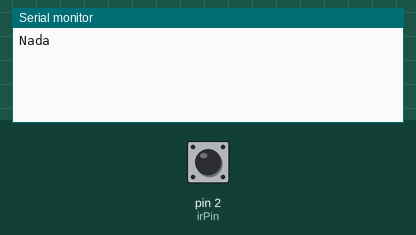
Bench run of a sketch on a simulated Arduino Uno, built with avr-gcc and run on an emulated ATmega328P. Parts: the last lines printed to the serial monitor. Inputs (shaded band) come from the test bench; at power-on: pin 2 (irPin) HIGH.

Above: at 1.2 s.
1.3 s: pin 2 (irPin) driven LOW
At 2.2 s:
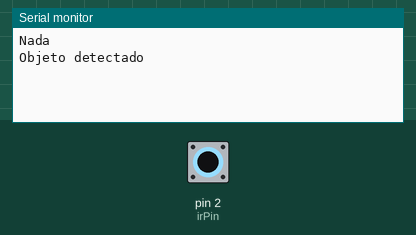
2.8 s: pin 2 (irPin) driven HIGH
At 4.0 s:
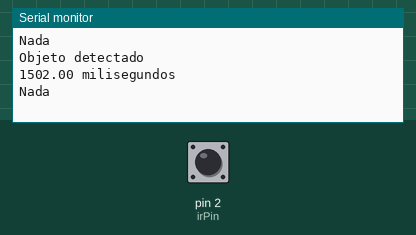
4.3 s: pin 2 (irPin) pulsed LOW 2 times (0.12 s each, 0.3 s apart)
At 4.74 s:
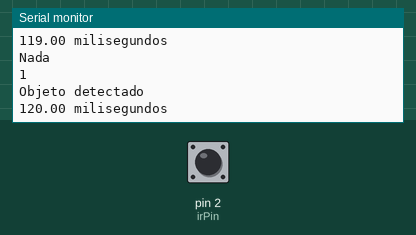

Measured:
- after the input at 1.3 s, the serial monitor: prints a new line at once (image 1)
- after the input at 2.8 s, the serial monitor: prints a new line at once (image 2)
- after the input at 4.3 s, the serial monitor: prints a new line after 0.14 s (image 3)

The sketch:

dia3.ino
```cpp
int irPin = 2;
int lerIr;
float t;
float ot;
float dt;
float tp;
float otp;
float dtp;
int cont = 0;
float tempoNada[100];
float tempos[100];
int contPretas = 0;
String MostrarVetor = "";
void setup() {
  // put your setup code here, to run once:
  pinMode(irPin, INPUT);
  Serial.begin(9600);
}

void loop() {
  //put your main code here, to run repeatedly:
  lerIr = digitalRead(irPin);
  //   Serial.println(lerIr);
  // delay(5);
  //   //t = millis();
  //    //Serial.println(t);
  //t=millis();
  if (lerIr == 0) {
    Serial.println("Objeto detectado");
    t = millis();
    while (lerIr == 0) {
      lerIr = digitalRead(irPin);

      delay(10); //necessario para que nao crash o codigo no loop
      ot = millis();
    }
    dt = (ot - t);
    //Serial.println(String(cont));
    Serial.println(String(dt) + " milisegundos");
    if (cont < 100) {
      tempos[cont] = dt;
      cont++;
    }
    /* else if(cont == 100){
       for(int i = 0;i<cont;i=i+1){
         MostrarVetor = "Linha "+String(i+1)+" "+String(tempos[i]);
         Serial.println(MostrarVetor);
         }

       }*/
  }
  if (lerIr == 1) {
    Serial.println("Nada");
    tp = millis();
    while (lerIr == 1) {
      lerIr = digitalRead(irPin);
      delay(10);
      otp = millis();
    }
    dtp = (otp - tp);
    if ((dtp < 350) && (contPretas < 100)) {
      tempoNada[contPretas] = dt;
      contPretas++;
      Serial.println(contPretas);
    }

    else if (contPretas == 100) {
      for (int i = 0; i < contPretas; i = i + 1) {
        MostrarVetor = "Pretas Linha " + String(i + 1) + " " + String(tempoNada[i]);
        Serial.println(MostrarVetor);
      }
    }

  }
}
```
